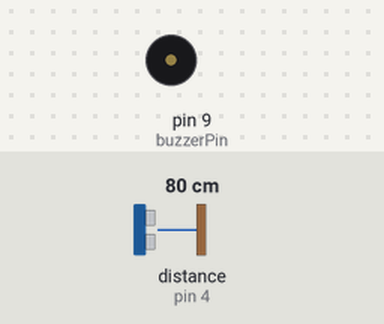
The sketch below on a simulated Arduino Uno, built with avr-gcc and run on an emulated ATmega328P. Shown: buzzer (waves = sounding). Wiring (inferred from the names in the program): ultrasonic range finder: trigger pin 5; echo pin 4. The inputs (shaded band) are chosen by the test bench; at power-on: distance to the obstacle (sensor on pin 4) 80 cm. The echo pulse lasts 58.3 µs per cm.

Above: at 1.2 s.
1.3 s: distance to the obstacle (sensor on pin 4) set to 56 cm
2.8 s: distance to the obstacle (sensor on pin 4) set to 48 cm
At 3.03 s:
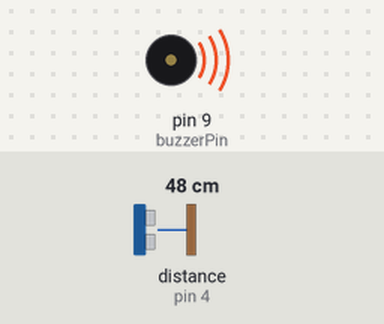
5.8 s: distance to the obstacle (sensor on pin 4) set to 7 cm
At 6.42 s:
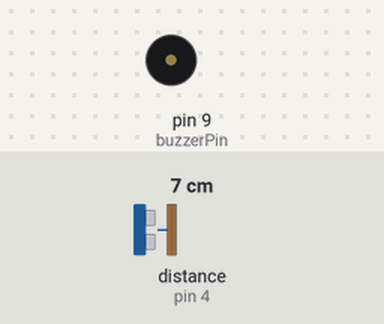
8.8 s: distance to the obstacle (sensor on pin 4) set to 4 cm
At 9.6 s:
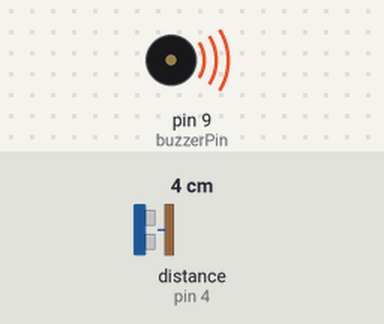
10.3 s: distance to the obstacle (sensor on pin 4) set to 9 cm
At 10.5 s:
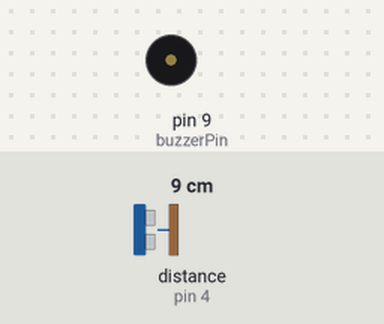
Timing chart, 0 to 14.3 s (numbered marks = the images above; inputs shaded):
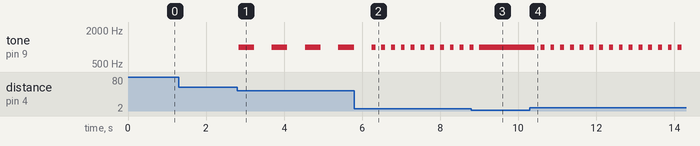

Measured:
- the behaviour switches between 51 and 50 cm on distance to the obstacle (sensor on pin 4) (found by bisection; images 0 and 1)
- the behaviour switches between 6 and 5 cm on distance to the obstacle (sensor on pin 4) (found by bisection; images 2 and 3)
- after the input at 1.3 s, every drawn part: stays the same
- after the input at 2.8 s, tone on pin 9 (buzzerPin): alternates 1000 Hz for 0.40 s and silent for 0.45 s, starting at once
- after the input at 5.8 s, tone on pin 9 (buzzerPin): alternates 1000 Hz for 0.10 s and silent for 0.15 s, starting after 0.55 s
- after the input at 8.8 s, tone on pin 9 (buzzerPin): goes on until 9.0 s, then stays 1000 Hz
- after the input at 10.3 s, tone on pin 9 (buzzerPin): alternates 1000 Hz for 0.10 s and silent for 0.15 s, starting after 0.13 s

The sketch:

2d.ino
```cpp
const int trigPin = 5;
const int echoPin = 4;
const int buzzerPin = 9;

void setup() {
  Serial.begin(9600);
  pinMode(trigPin, OUTPUT);
  pinMode(echoPin, INPUT);
  pinMode(buzzerPin, OUTPUT);
}

void loop() {
  digitalWrite(trigPin, LOW);
  delayMicroseconds(2);
  digitalWrite(trigPin, HIGH);
  delayMicroseconds(10);
  digitalWrite(trigPin, LOW);

  long duration = pulseIn(echoPin, HIGH, 30000);
  int distance = duration > 0 ? duration * 0.034 / 2 : -1;

  if (distance == -1) {;
    noTone(buzzerPin);
  } else {
    if (distance < 5) {
      tone(buzzerPin, 1000);
    } else if (distance < 15) {
      tone(buzzerPin, 1000);
      delay(100);
      noTone(buzzerPin);
      delay(100);
    } else if (distance < 30) {
      tone(buzzerPin, 1000);
      delay(200);
      noTone(buzzerPin);
      delay(200);
    } else if (distance < 50) {
      tone(buzzerPin, 1000);
      delay(400);
      noTone(buzzerPin);
      delay(400);
    } else {
      noTone(buzzerPin);
    }
  }

  delay(50);
}
```
